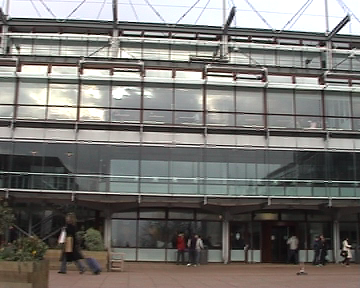
#> input picture mvg/images/parade1.bmp, 360 x 288 px; its folder holds only this picture in this run
$ jupyter execute --allow-errors lab3.ipynb   (shell and % lines are left out)
#> lines starting #> are read from the running program, lines starting #| are printed output that depends on the picture
#> further down, image is the input picture: shape (288, 360, 3); mean B, G, R 113.3, 116.9, 119
[cell 1]
# change directory to
%cd 'C:/Users\CanAliYarman/Documents/cvprlab_zippo/cvprlab/'

[cell 2]
%cd ..

#> (a cell that did not finish here is left out)

[cell 4]
# FEATURE EXTRACTION

import cv2
import numpy as np
import os
import glob

import matplotlib.pyplot as plt
# [27 lines left out: functions extract_color_descriptor, extract_color_hist_descriptor, not called in this run]
    # return np.array([red_hist,green_hist,blue_hist])

def joint_color_histogram(img, Q):
    # Normalize the image values to be between 0 and (Q-1)
#> called with Q = 8
    qimg = np.floor((img.astype(float) / 256.0) * Q).astype(int)
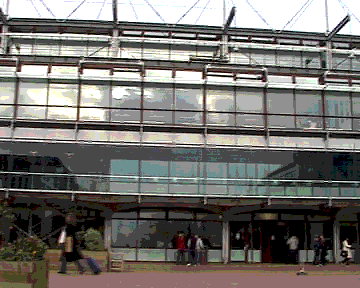
#> qimg: shape (288, 360, 3) int64; mean B, G, R 3.01, 3.12, 3.2; drawn with min black and max white

    # Create a single integer value for each pixel that represents the RGB combination
    bin_index = qimg[:,:,0] * Q**2 + qimg[:,:,1] * Q**1 + qimg[:,:,2]
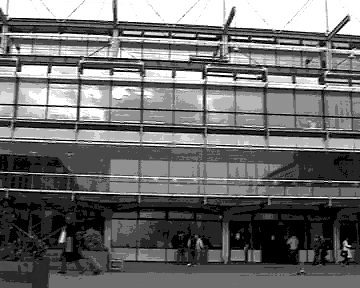
#> bin_index: shape (288, 360) int64; min 0, max 511, mean 220.8; drawn with min black and max white

    # Reshape the 2D matrix into a 1D vector of values (flatten the image)
    vals = bin_index.flatten()

    # Create a histogram with Q^3 bins
    hist, _ = np.histogram(vals, bins=Q**3, range=(0, Q**3))
#> hist = 512 values, max 13992 at index 73, min 0 at index 4, mean 202.5

    # Normalize the histogram so that the sum of all bin values equals 1
    hist = hist / np.sum(hist)
#> hist = 512 values, max 0.135 at index 73, min 0 at index 4, mean 0.00195

    return hist


# Ex1: Download the Skeleton code and Dataset
DATASET_FOLDER = './MSRC_ObjCategImageDatabase_v2/Images/'  # Modify this path as needed
OUT_FOLDER = './python/descriptors/global_color_histogram/'  # Modify this path as needed
if not os.path.exists(OUT_FOLDER):
    os.makedirs(OUT_FOLDER)

image_paths = glob.glob(DATASET_FOLDER + "*.bmp", recursive=True)

for image_path in image_paths:
    image = cv2.imread(image_path)
    #feature = extract_color_descriptor(image)
    feature = joint_color_histogram(image, 8)
#> feature has the same summary as hist in joint_color_histogram

    save_path = image_path.split('/')[-1].split('.')[0] + '.npy' # extract filename add .npy extension
    np.save(OUT_FOLDER + save_path, feature)

# Print results of Ex3: Display the filenames of the top 20 matching images
# print("Top 20 matching images:")
# for index in top_indices:
#     print(image_files[index])

# Ex4: Modify the Distance measure
# Here we can use Euclidean distance. For other measures modify this part accordingly.

# Ex5: Modify the Descriptor Computation
# The function extract_color_descriptor already computes a basic color descriptor.
# For enhancements, modify the extract_color_descriptor function.

# Ex6: (Optional) Modify the Descriptor to a Global Colour Histogram
# This step would involve modifying the extract_color_descriptor to calculate histograms.
# This is placeholder and needs actual implementation if required.

$ run again, on mvg/images/parade2.bmp
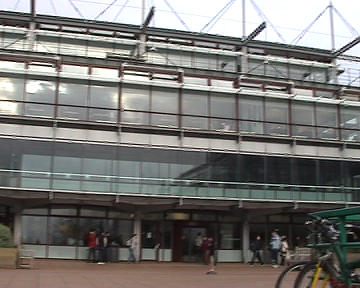
#> input picture mvg/images/parade2.bmp, 360 x 288 px
#> image is the input picture: shape (288, 360, 3); mean B, G, R 114.7, 117.5, 119.1
#> in joint_color_histogram, `qimg = np.floor((img.astype(float) / 256.0) * Q).astype(int)`:
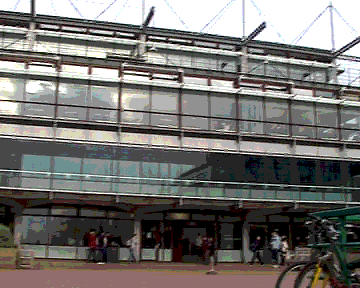
#> qimg: shape (288, 360, 3) int64; mean B, G, R 3.05, 3.14, 3.2; drawn with min black and max white
#> in joint_color_histogram, `bin_index = qimg[:,:,0] * Q**2 + qimg[:,:,1] * Q**1 + qimg[:,:,2]`:
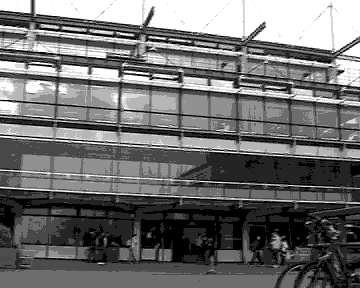
#> bin_index: shape (288, 360) int64; min 0, max 511, mean 223.7; drawn with min black and max white
#> in joint_color_histogram, `hist, _ = np.histogram(vals, bins=Q**3, range=(0, Q**3))`: hist = 512 values, max 14406 at index 73, min 0 at index 4, mean 202.5
#> in joint_color_histogram, `hist = hist / np.sum(hist)`: hist = 512 values, max 0.139 at index 73, min 0 at index 4, mean 0.00195
#> feature has the same summary as hist in joint_color_histogram
